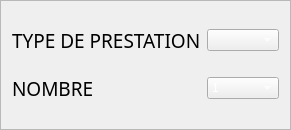
                                <widget class="QFrame" name="frame_32">
                                 <property name="minimumSize">
                                  <size>
                                   <width>0</width>
                                   <height>130</height>
                                  </size>
                                 </property>
                                 <property name="frameShape">
                                  <enum>QFrame::StyledPanel</enum>
                                 </property>
                                 <property name="frameShadow">
                                  <enum>QFrame::Raised</enum>
                                 </property>
                                 <layout class="QGridLayout" name="gridLayout_39">
                                  <item row="0" column="0">
                                   <widget class="QLabel" name="label_39">
                                    <property name="font">
                                     <font>
                                      <family>3ds</family>
                                      <pointsize>14</pointsize>
                                     </font>
                                    </property>
                                    <property name="text">
                                     <string>TYPE DE PRESTATION</string>
                                    </property>
                                   </widget>
                                  </item>
                                  <item row="0" column="1">
                                   <widget class="QComboBox" name="comboBox_31">
                                    <property name="styleSheet">
                                     <string notr="true">color: rgb(255, 255, 255);
font: 14pt &quot;3ds&quot;;</string>
                                    </property>
                                   </widget>
                                  </item>
                                  <item row="1" column="0">
                                   <widget class="QLabel" name="label_40">
                                    <property name="font">
                                     <font>
                                      <family>3ds</family>
                                      <pointsize>14</pointsize>
                                     </font>
                                    </property>
                                    <property name="text">
                                     <string>NOMBRE</string>
                                    </property>
                                   </widget>
                                  </item>
                                  <item row="1" column="1">
                                   <widget class="QComboBox" name="comboBox_32">
                                    <property name="styleSheet">
                                     <string notr="true">color: rgb(255, 255, 255);
font: 14pt &quot;3ds&quot;;</string>
                                    </property>
                                    <item>
                                     <property name="text">
                                      <string>1</string>
                                     </property>
                                    </item>
                                    <item>
                                     <property name="text">
                                      <string>2</string>
                                     </property>
                                    </item>
                                    <item>
                                     <property name="text">
                                      <string>3</string>
                                     </property>
                                    </item>
                                    <item>
                                     <property name="text">
                                      <string>4</string>
                                     </property>
                                    </item>
                                    <item>
                                     <property name="text">
                                      <string>5</string>
                                     </property>
                                    </item>
                                    <item>
                                     <property name="text">
                                      <string>6</string>
                                     </property>
                                    </item>
                                    <item>
                                     <property name="text">
                                      <string>7</string>
                                     </property>
                                    </item>
                                    <item>
                                     <property name="text">
                                      <string>8</string>
                                     </property>
                                    </item>
                                    <item>
                                     <property name="text">
                                      <string>9</string>
                                     </property>
                                    </item>
                                    <item>
                                     <property name="text">
                                      <string>10</string>
                                     </property>
                                    </item>
                                    <item>
                                     <property name="text">
                                      <string>11</string>
                                     </property>
                                    </item>
                                    <item>
                                     <property name="text">
                                      <string>12</string>
                                     </property>
                                    </item>
                                    <item>
                                     <property name="text">
                                      <string>13</string>
                                     </property>
                                    </item>
                                    <item>
                                     <property name="text">
                                      <string>14</string>
                                     </property>
                                    </item>
                                    <item>
                                     <property name="text">
                                      <string>15</string>
                                     </property>
                                    </item>
                                    <item>
                                     <property name="text">
                                      <string>16</string>
                                     </property>
                                    </item>
                                    <item>
                                     <property name="text">
                                      <string>17</string>
                                     </property>
                                    </item>
                                    <item>
                                     <property name="text">
                                      <string>18</string>
                                     </property>
                                    </item>
                                    <item>
                                     <property name="text">
                                      <string>19</string>
                                     </property>
                                    </item>
                                    <item>
                                     <property name="text">
                                      <string>20</string>
                                     </property>
                                    </item>
                                   </widget>
                                  </item>
                                 </layout>
                                </widget>
